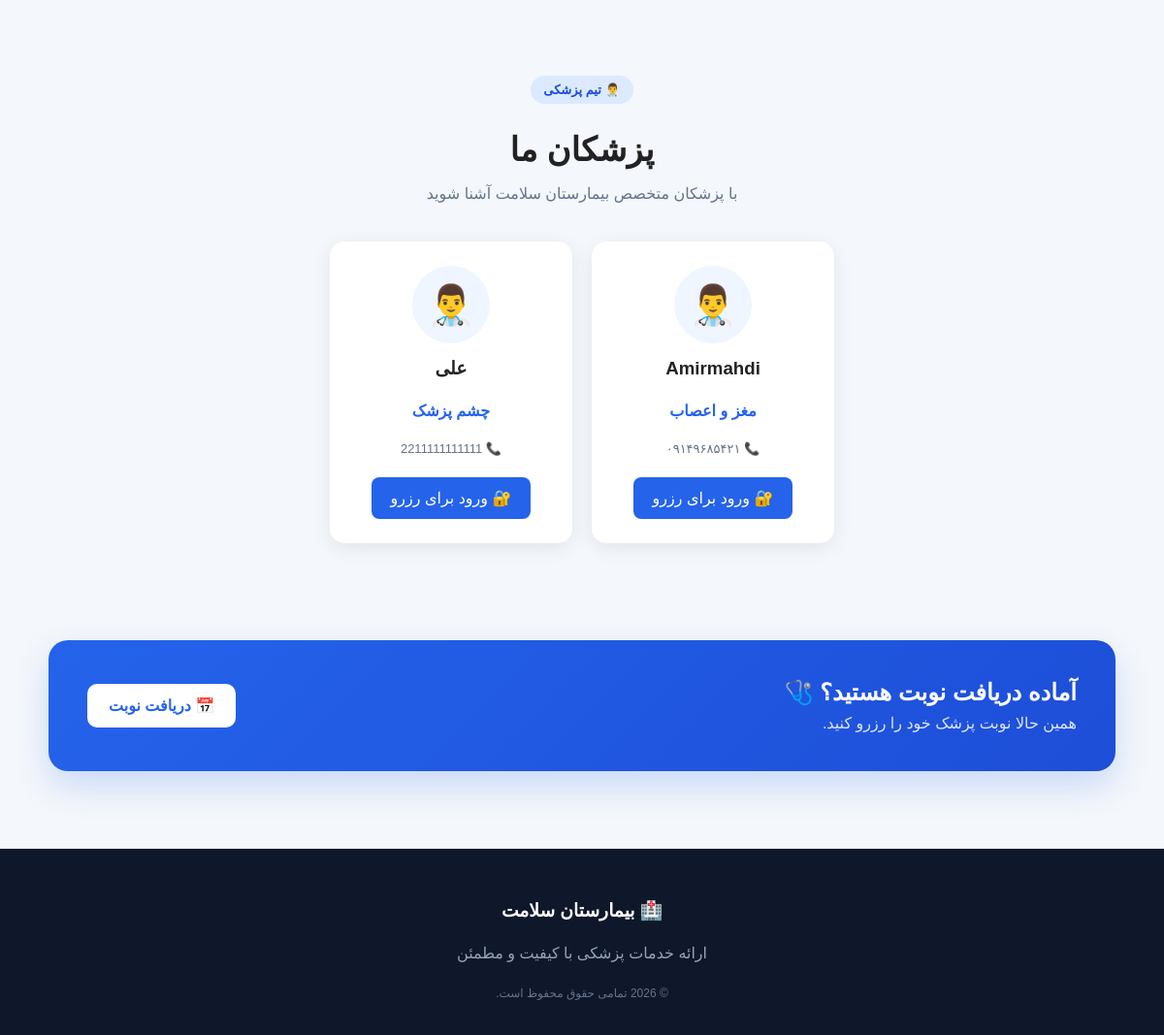
Before: / (lower part) with the older database file.
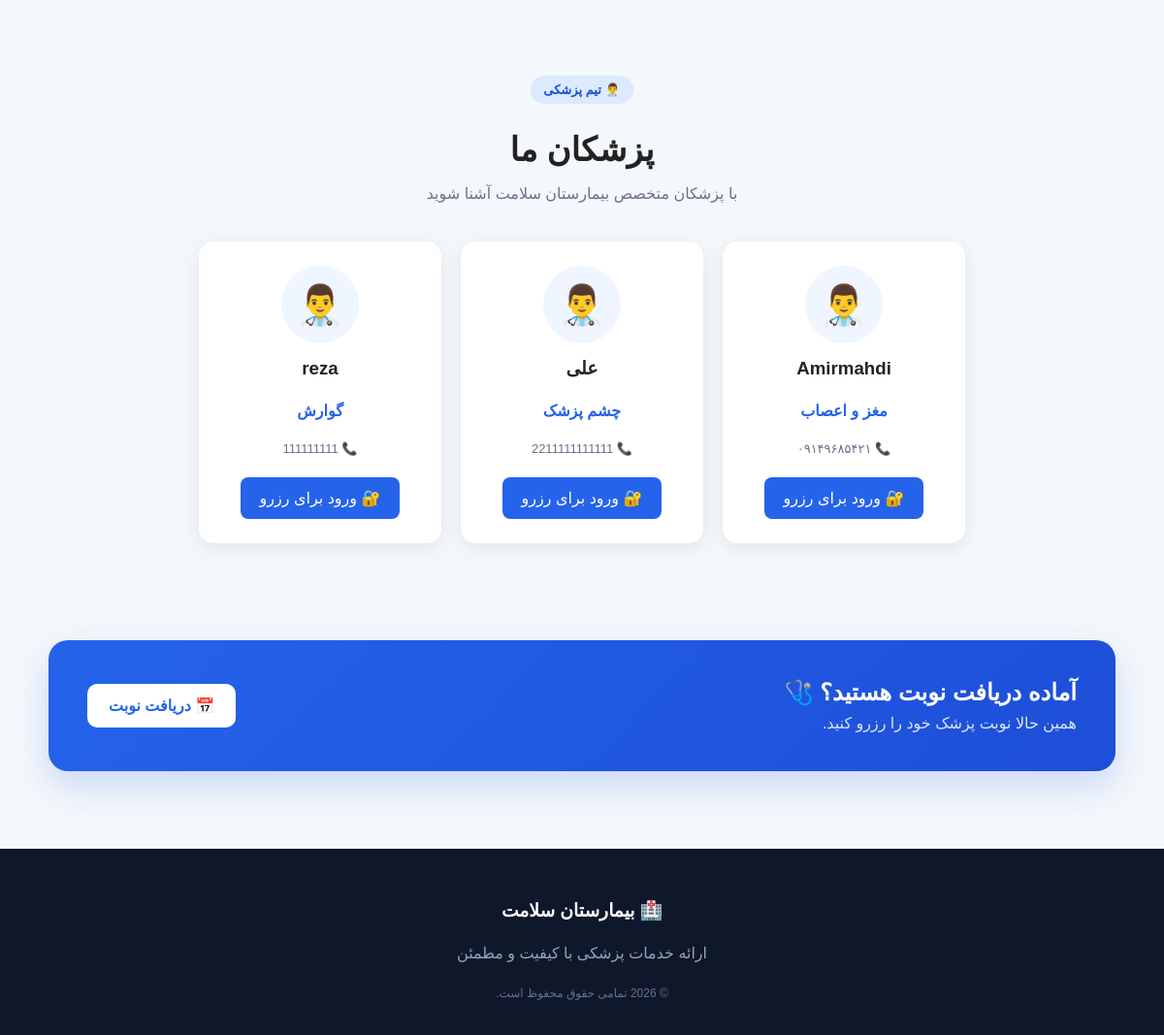
After: the same page with the newer database file.
### hospital/models.py (models this page shows, shortened)
class Doctor(models.Model):
    name = models.CharField(max_length=100)
    specialty = models.ForeignKey(
        Specialty,
        on_delete=models.SET_NULL,
        null=True,
        blank=True,
        related_name="doctors",
    )
    phone = models.CharField(max_length=20)

class Specialty(models.Model):
    name = models.CharField(max_length=100, unique=True)
    department = models.ForeignKey(
        Department,
        on_delete=models.SET_NULL,
        null=True,
        blank=True,
        related_name="specialties",
    )
    class Meta:
        verbose_name = "تخصص"
        verbose_name_plural = "تخصص‌ها"
    def __str__(self):
        return self.name

### hospital/views.py (the view)
# urls.py: 2. Add a URL to urlpatterns:  path('', views.home, name='home')
def home(request):
    doctors = Doctor.objects.all()
    return render(request, "home.html", {
        "doctors": doctors
    })

### Templates/home.html (shortened to what this page needs)
{% load static %}
<!DOCTYPE html>
<html lang="fa" dir="rtl">
<head>
    <link rel="stylesheet"
          href="{% static 'css/style.css' %}">
</head>
<body class="home-page">
<section class="doctors">
    <div class="section-title">
        <span class="hero-badge">
            👨‍⚕️ تیم پزشکی
        </span>
        <h2>
            پزشکان ما
        </h2>
        <p>
            با پزشکان متخصص بیمارستان سلامت آشنا شوید
        </p>
    </div>
    <div class="doctor-container">
        {% for doctor in doctors %}
            <div class="doctor-card">
                <div class="doctor-avatar">
                    👨‍⚕️
                </div>
                <h3>
                    {{ doctor.name }}
                </h3>
                <p>
                    {{ doctor.specialty }}
                </p>
                <span class="doctor-phone">
                    📞 {{ doctor.phone }}
                </span>
                {% if user.is_authenticated %}
                    <a href="{% url 'appointment' %}">
                        📅 رزرو نوبت
                    </a>
                {% else %}
                    <a href="{% url 'login' %}">
                        🔐 ورود برای رزرو
                    </a>
                {% endif %}
            </div>
        {% empty %}
            <p class="no-doctors">
                هنوز پزشکی ثبت نشده است.
            </p>
        {% endfor %}
    </div>
</section>
<section class="home-cta">
    <div>
        <h2>
            آماده دریافت نوبت هستید؟ 🩺
        </h2>
        <p>
            همین حالا نوبت پزشک خود را رزرو کنید.
        </p>
    </div>
    <a
        href="{% if user.is_authenticated %}{% url 'appointment' %}{% else %}{% url 'login' %}{% endif %}"
        class="hero-button primary"
    >
        📅 دریافت نوبت
    </a>
</section>
<footer>
    <h3>
        🏥 بیمارستان سلامت
    </h3>
    <p>
        ارائه خدمات پزشکی با کیفیت و مطمئن
    </p>
    <span>
        © 2026 تمامی حقوق محفوظ است.
    </span>
</footer>
</body>
</html>

Changed rows visible on the page:
added Doctor: name "reza", specialty "گوارش", phone "111111111"
